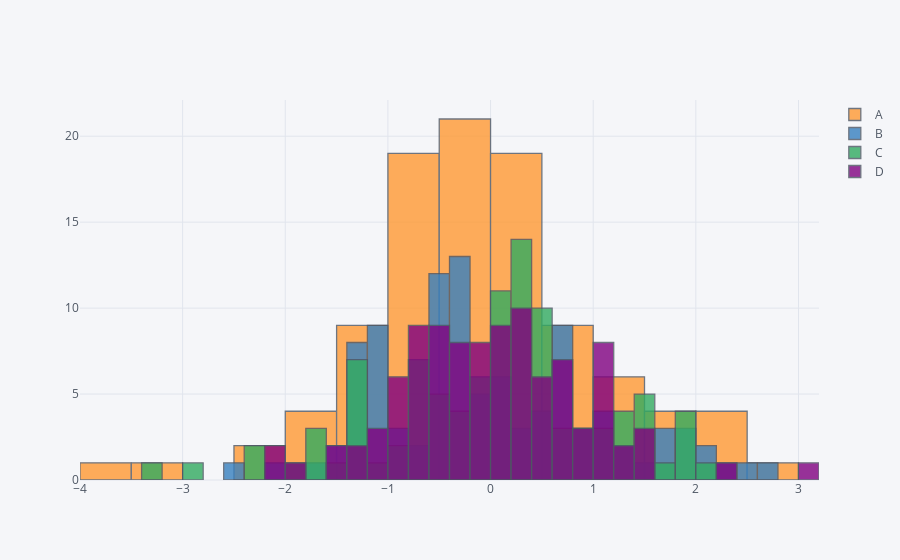

Notebook code cell kept with this figure:
### Markdown cell above
### Overlapping Histograms 

Turn column on / off by clicking on the legend

### Code cell
df.iplot(kind='hist',bins=30)
